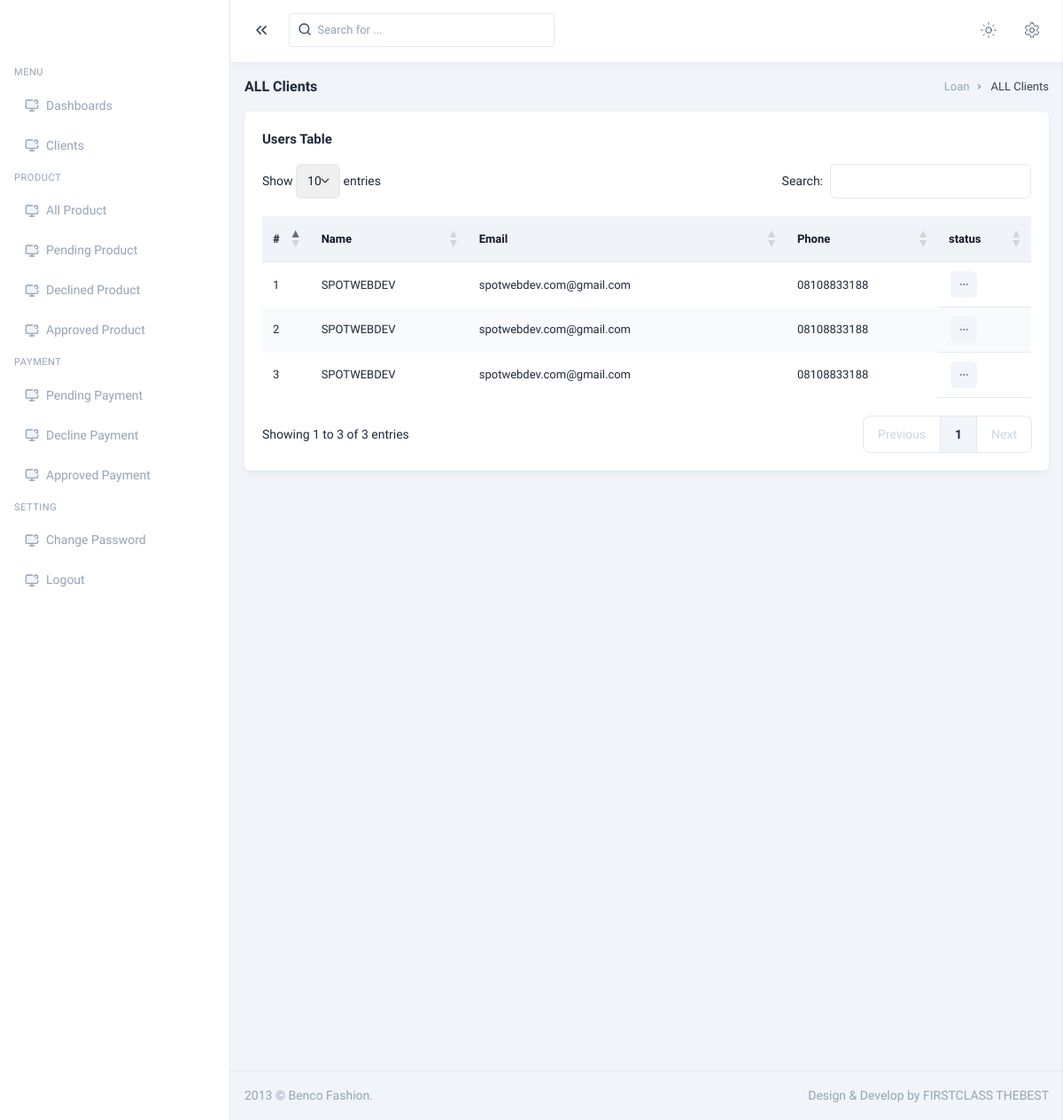
/admin/giving.php, run on an earlier commit of the app's database.
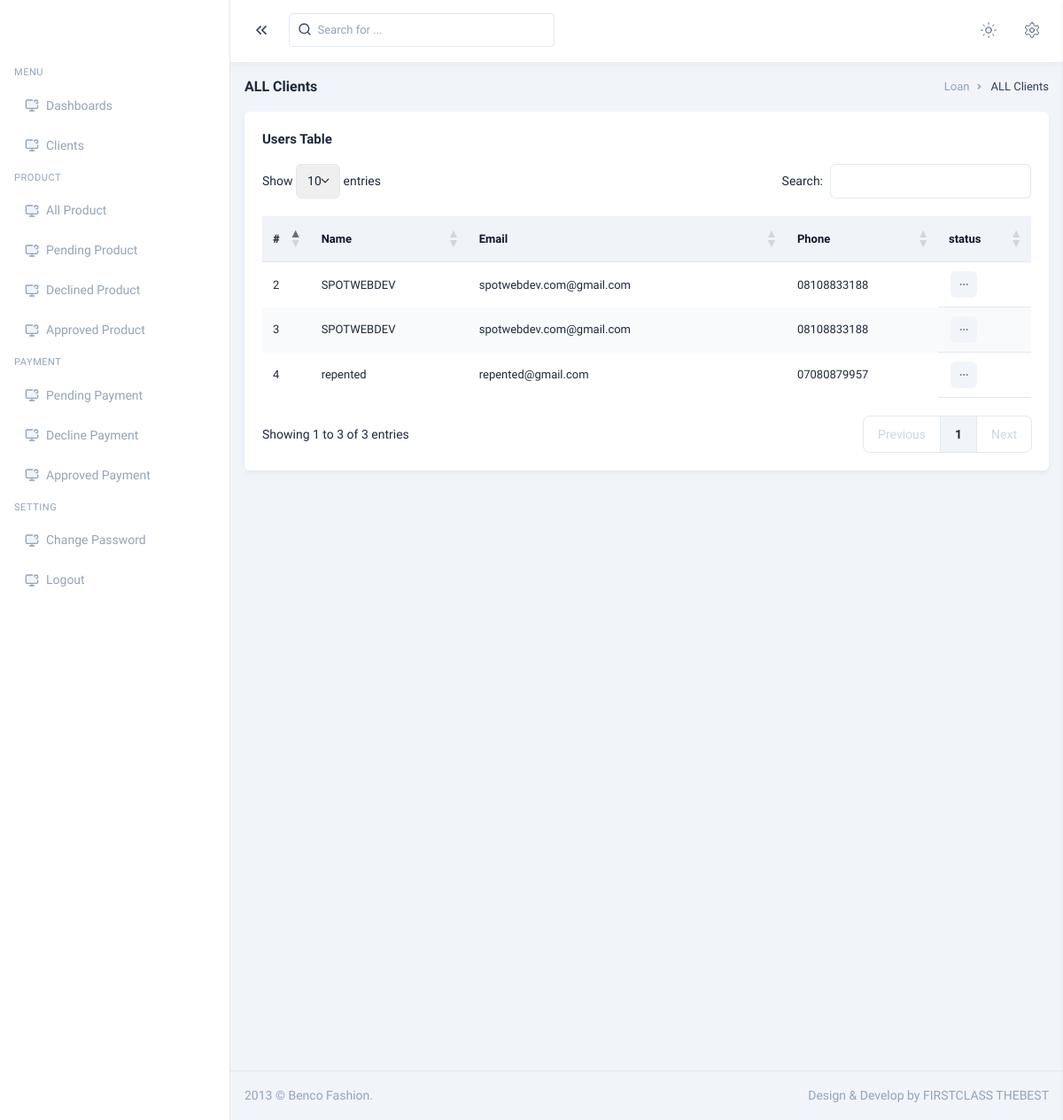
And on a later commit of the database.
### tables this page shows
CREATE TABLE `client` (
  `id` int(11) NOT NULL,
  `username` varchar(255) NOT NULL,
  `email` varchar(255) NOT NULL,
  `phone_number` varchar(255) NOT NULL,
  `password` varchar(255) NOT NULL,
  `country` varchar(255) NOT NULL,
  `state` varchar(255) NOT NULL,
  `address` varchar(255) NOT NULL
);

### admin/giving.php (the view, shortened to what the rows shown need)
<?php
include('../server/connection.php');
?>
<!DOCTYPE html>
<html lang="en" class="light scroll-smooth group" data-layout="vertical" data-sidebar="light" data-sidebar-size="lg" data-mode="light" data-topbar="light" data-skin="default" data-navbar="sticky" data-content="fluid" dir="ltr">
<head>
         <link rel="stylesheet" href="assets/css/tailwind2.css">
</head>
<body class="text-base bg-body-bg text-body font-public dark:text-zink-100 dark:bg-zink-800 group-data-[skin=bordered]:bg-body-bordered group-data-[skin=bordered]:dark:bg-zink-700">
         <div class="group-data-[sidebar-size=sm]:min-h-sm group-data-[sidebar-size=sm]:relative">
                  <div class="relative min-h-screen group-data-[sidebar-size=sm]:min-h-sm">
                           <div class="group-data-[sidebar-size=lg]:ltr:md:ml-vertical-menu group-data-[sidebar-size=lg]:rtl:md:mr-vertical-menu group-data-[sidebar-size=md]:ltr:ml-vertical-menu-md group-data-[sidebar-size=md]:rtl:mr-vertical-menu-md group-data-[sidebar-size=sm]:ltr:ml-vertical-menu-sm group-data-[sidebar-size=sm]:rtl:mr-vertical-menu-sm pt-[calc(theme('spacing.header')_*_1)] pb-[calc(theme('spacing.header')_*_0.8)] px-4 group-data-[navbar=bordered]:pt-[calc(theme('spacing.header')_*_1.3)] group-data-[navbar=hidden]:pt-0 group-data-[layout=horizontal]:mx-auto group-data-[layout=horizontal]:max-w-screen-2xl group-data-[layout=horizontal]:px-0 group-data-[layout=horizontal]:group-data-[sidebar-size=lg]:ltr:md:ml-auto group-data-[layout=horizontal]:group-data-[sidebar-size=lg]:rtl:md:mr-auto group-data-[layout=horizontal]:md:pt-[calc(theme('spacing.header')_*_1.6)] group-data-[layout=horizontal]:px-3 group-data-[layout=horizontal]:group-data-[navbar=hidden]:pt-[calc(theme('spacing.header')_*_0.9)]">
                                    <div class="container-fluid group-data-[content=boxed]:max-w-boxed mx-auto">
                                             <div class="card">
                                                      <div class="card-body">
                                                               <table id="basic_tables" class="display stripe group" style="width:100%">
                                                                        <thead>
                                                                                 <tr>
                                                                                          <th class="ltr:!text-left rtl:!text-right">#</th>
                                                                                          <th>Name</th>
                                                                                          <th>Email</th>
                                                                                          <th>Phone</th>
                                                                                          <th>status</th>
                                                                                 </tr>
                                                                        </thead>
                                                                        <tbody>
                                                                                 <?php
                                                                                 $select = mysqli_query($connection, "SELECT * FROM `client`");
                                                                                 while ($row = mysqli_fetch_assoc($select)) {
                                                                                 ?>
                                                                                          <tr>
                                                                                                  <td><?php echo $row['id'] ?></td>
                                                                                                   <td><?php echo $row['username']  ?></td>
                                                                                                   <td><?php echo $row['email'] ?></td>
                                                                                                   <td><?php echo $row['phone_number'] ?></td>
                                                                                                   <td class="px-3.5 py-2.5 border-y border-slate-200 dark:border-zink-500">
                                                                                                            <div class="relative dropdown">
                                                                                                                     <button id="orderAction1" data-bs-toggle="dropdown" class="flex items-center justify-center size-[30px] dropdown-toggle p-0 text-slate-500 btn bg-slate-100 hover:text-white hover:bg-slate-600 focus:text-white focus:bg-slate-600 focus:ring focus:ring-slate-100 active:text-white active:bg-slate-600 active:ring active:ring-slate-100 dark:bg-slate-500/20 dark:text-slate-400 dark:hover:bg-slate-500 dark:hover:text-white dark:focus:bg-slate-500 dark:focus:text-white dark:active:bg-slate-500 dark:active:text-white dark:ring-slate-400/20"><i data-lucide="more-horizontal" class="size-3"></i></button>
                                                                                                            </div>
                                                                                                   </td>
                                                                                          </tr>
                                                                                 <?php } ?>
                                                                        </tbody>
                                                               </table>
                                                      </div>
                                             </div>
                                    </div>
                           </div>
                  </div>
         </div>
         <script src="assets/js/datatables/data-tables.tailwindcss.min.js"></script>
</body>
</html>

What changed in the data, as far as the page shows it:
removed client: id "1", username "SPOTWEBDEV", email "spotwebdev.com@gmail.com", phone_number "08108833188"
added client: id "4", username "repented", email "repented@gmail.com", phone_number "07080879957"
